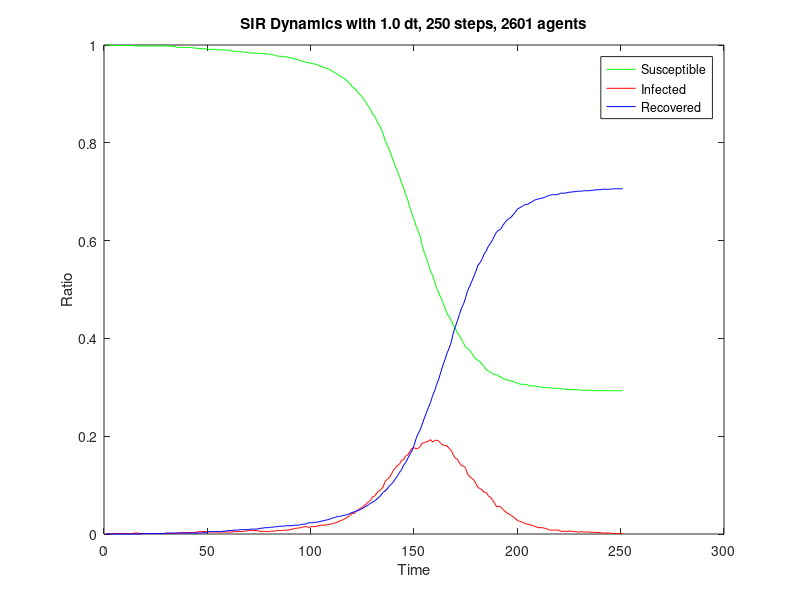

MATLAB code to generate this figure:
steps = 250;
dt = 1.0;
replications = 0;
dynamics = [
1.000,0.000,0.000;
1.000,0.000,0.000;
1.000,0.000,0.000;
0.999,0.001,0.000;
0.999,0.001,0.000;
0.999,0.001,0.000;
0.999,0.001,0.000;
0.999,0.001,0.000;
0.999,0.001,0.000;
0.999,0.001,0.000;
0.999,0.001,0.000;
0.999,0.001,0.000;
0.999,0.001,0.000;
0.999,0.001,0.000;
0.998,0.002,0.000;
0.998,0.002,0.000;
0.998,0.001,0.000;
0.998,0.001,0.000;
0.998,0.001,0.001;
0.998,0.001,0.001;
0.998,0.001,0.001;
0.998,0.001,0.001;
0.998,0.001,0.001;
0.998,0.001,0.001;
0.998,0.001,0.001;
0.998,0.001,0.001;
0.998,0.001,0.001;
0.998,0.001,0.001;
0.998,0.001,0.001;
0.998,0.001,0.002;
0.998,0.001,0.002;
0.998,0.001,0.002;
0.997,0.001,0.002;
0.997,0.001,0.002;
0.996,0.002,0.002;
0.995,0.002,0.002;
0.995,0.003,0.002;
0.995,0.003,0.002;
0.995,0.003,0.002;
0.995,0.003,0.002;
0.995,0.003,0.002;
0.995,0.003,0.002;
0.994,0.003,0.002;
0.994,0.003,0.002;
0.993,0.004,0.002;
0.993,0.005,0.002;
0.993,0.005,0.002;
0.992,0.005,0.003;
0.992,0.005,0.003;
0.992,0.005,0.004;
0.991,0.004,0.005;
0.991,0.004,0.005;
0.991,0.004,0.005;
0.991,0.004,0.005;
0.991,0.004,0.005;
0.990,0.004,0.005;
0.990,0.004,0.005;
0.990,0.004,0.006;
0.990,0.004,0.006;
0.989,0.004,0.007;
0.988,0.004,0.007;
0.988,0.004,0.007;
0.987,0.005,0.008;
0.987,0.005,0.008;
0.987,0.005,0.008;
0.986,0.005,0.009;
0.986,0.005,0.009;
0.985,0.006,0.009;
0.985,0.006,0.009;
0.984,0.007,0.009;
0.984,0.007,0.010;
0.984,0.007,0.010;
0.983,0.007,0.010;
0.983,0.007,0.010;
0.983,0.006,0.011;
0.983,0.005,0.012;
0.982,0.006,0.012;
0.982,0.005,0.013;
0.982,0.005,0.013;
0.981,0.005,0.013;
0.980,0.006,0.014;
0.980,0.006,0.014;
0.979,0.006,0.015;
0.977,0.008,0.015;
0.977,0.007,0.016;
0.977,0.007,0.016;
0.976,0.008,0.016;
0.976,0.008,0.017;
0.975,0.008,0.017;
0.974,0.009,0.017;
0.973,0.010,0.017;
0.972,0.011,0.018;
0.971,0.012,0.018;
0.970,0.012,0.018;
0.968,0.013,0.019;
0.967,0.014,0.020;
0.966,0.015,0.020;
0.964,0.015,0.021;
0.964,0.013,0.023;
0.963,0.015,0.023;
0.962,0.015,0.023;
0.961,0.015,0.024;
0.960,0.016,0.024;
0.958,0.017,0.025;
0.956,0.018,0.026;
0.955,0.018,0.027;
0.953,0.018,0.028;
0.952,0.019,0.029;
0.950,0.020,0.030;
0.948,0.020,0.032;
0.945,0.022,0.033;
0.943,0.023,0.034;
0.940,0.024,0.036;
0.937,0.027,0.036;
0.935,0.028,0.037;
0.932,0.030,0.038;
0.929,0.032,0.039;
0.925,0.035,0.040;
0.921,0.038,0.042;
0.915,0.042,0.044;
0.912,0.042,0.045;
0.908,0.046,0.047;
0.902,0.050,0.048;
0.898,0.052,0.050;
0.894,0.055,0.052;
0.887,0.058,0.055;
0.881,0.062,0.057;
0.874,0.066,0.060;
0.868,0.069,0.063;
0.859,0.076,0.065;
0.854,0.078,0.068;
0.845,0.084,0.071;
0.837,0.088,0.075;
0.830,0.091,0.079;
0.819,0.096,0.085;
0.805,0.107,0.088;
0.795,0.112,0.092;
0.787,0.115,0.098;
0.775,0.122,0.102;
0.763,0.130,0.106;
0.752,0.135,0.113;
0.741,0.140,0.119;
0.731,0.143,0.126;
0.717,0.151,0.132;
0.707,0.152,0.141;
0.694,0.160,0.146;
0.683,0.162,0.155;
0.668,0.169,0.163;
0.655,0.175,0.170;
0.643,0.176,0.181;
0.630,0.175,0.195;
0.620,0.175,0.205;
0.608,0.179,0.213;
0.589,0.186,0.225;
0.576,0.187,0.237;
0.564,0.188,0.248;
0.551,0.190,0.259;
0.538,0.193,0.269;
0.529,0.188,0.283;
0.516,0.191,0.293;
0.502,0.192,0.306;
0.493,0.190,0.317;
0.483,0.185,0.332;
0.473,0.182,0.345;
0.462,0.181,0.357;
0.450,0.180,0.370;
0.445,0.175,0.380;
0.437,0.171,0.392;
0.427,0.162,0.411;
0.421,0.155,0.424;
0.411,0.153,0.436;
0.406,0.145,0.449;
0.398,0.140,0.462;
0.390,0.139,0.471;
0.382,0.134,0.484;
0.379,0.122,0.498;
0.376,0.117,0.507;
0.369,0.114,0.517;
0.363,0.110,0.527;
0.358,0.103,0.538;
0.355,0.095,0.550;
0.352,0.093,0.555;
0.347,0.090,0.563;
0.342,0.085,0.573;
0.336,0.085,0.579;
0.333,0.078,0.589;
0.331,0.075,0.594;
0.328,0.070,0.602;
0.326,0.063,0.610;
0.326,0.056,0.618;
0.323,0.057,0.621;
0.321,0.055,0.624;
0.318,0.050,0.631;
0.316,0.047,0.637;
0.315,0.043,0.642;
0.314,0.041,0.645;
0.313,0.038,0.648;
0.312,0.035,0.653;
0.310,0.032,0.658;
0.308,0.028,0.664;
0.307,0.026,0.667;
0.306,0.025,0.669;
0.306,0.023,0.672;
0.306,0.021,0.674;
0.305,0.020,0.674;
0.303,0.019,0.677;
0.303,0.018,0.679;
0.303,0.016,0.682;
0.302,0.015,0.684;
0.301,0.013,0.685;
0.301,0.013,0.686;
0.300,0.013,0.687;
0.300,0.012,0.688;
0.299,0.011,0.690;
0.299,0.009,0.692;
0.299,0.008,0.693;
0.298,0.008,0.694;
0.298,0.008,0.694;
0.298,0.008,0.694;
0.298,0.008,0.695;
0.297,0.006,0.697;
0.297,0.005,0.697;
0.296,0.006,0.697;
0.296,0.005,0.698;
0.296,0.006,0.699;
0.295,0.006,0.699;
0.295,0.005,0.700;
0.295,0.005,0.700;
0.295,0.004,0.701;
0.295,0.004,0.701;
0.294,0.005,0.701;
0.294,0.004,0.702;
0.294,0.004,0.702;
0.294,0.004,0.702;
0.294,0.004,0.702;
0.294,0.003,0.703;
0.293,0.004,0.703;
0.293,0.003,0.704;
0.293,0.003,0.704;
0.293,0.003,0.704;
0.293,0.002,0.705;
0.293,0.002,0.705;
0.293,0.002,0.705;
0.293,0.002,0.705;
0.293,0.002,0.705;
0.293,0.001,0.706;
0.293,0.001,0.706;
0.293,0.001,0.706;
0.293,0.001,0.706;
0.293,0.001,0.706;
0.293,0.001,0.706;
];
susceptibleRatio = dynamics (:, 1);
infectedRatio = dynamics (:, 2);
recoveredRatio = dynamics (:, 3);
figure
plot (susceptibleRatio.', 'color', 'green');
hold on
plot (infectedRatio.', 'color', 'red');
hold on
plot (recoveredRatio.', 'color', 'blue');
xlabel ('Time');
ylabel ('Ratio');
legend('Susceptible','Infected', 'Recovered');
title ('SIR Dynamics with 1.0 dt, 250 steps, 2601 agents');
